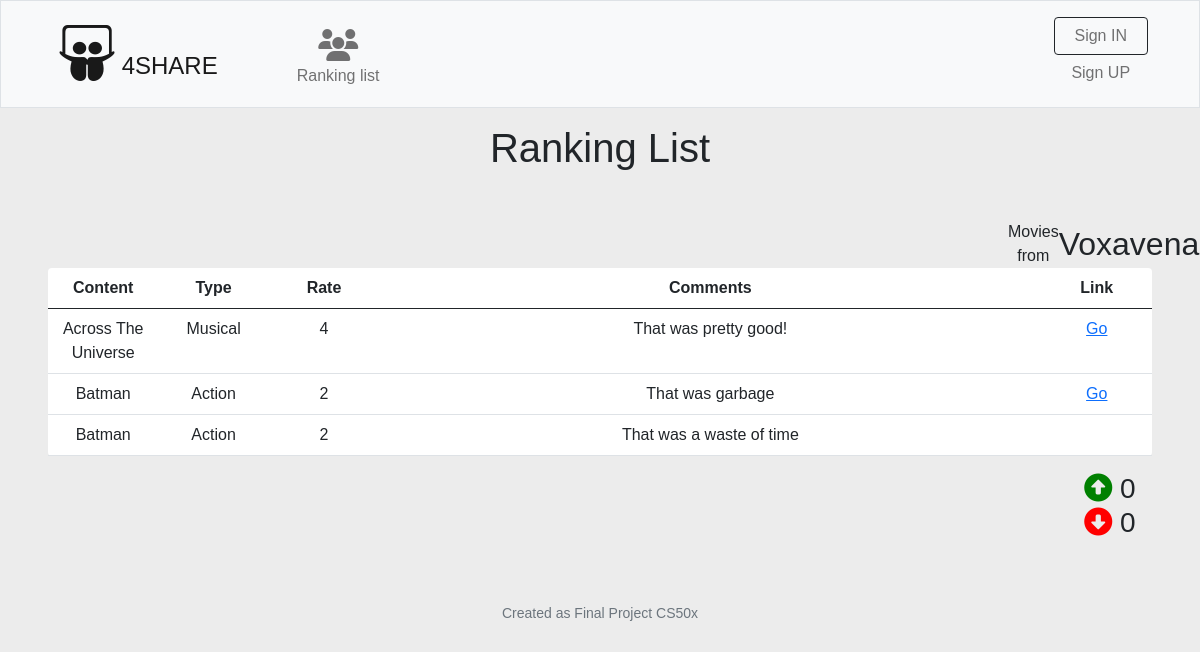
Page /ranking on the committed database.
### tables this page shows
CREATE TABLE users (id INTEGER PRIMARY KEY AUTOINCREMENT NOT NULL, user TEXT NOT NULL, hash TEXT NOT NULL);

CREATE TABLE data_user (id_user, id_table INTEGER PRIMARY KEY AUTOINCREMENT NOT NULL, table_name TEXT NOT NULL, content TEXT NOT NULL, type TEXT, rate INTEGER, comment TEXT, link TEXT, bool_ranking INTEGER DEFAULT 0, FOREIGN KEY(id_user) REFERENCES users(id));

### app.py (the view)
@app.route("/ranking")
def ranking():
    diff_tables = db.execute("SELECT DISTINCT table_name FROM data_user WHERE bool_ranking = 1")
    data_list = []
    for row in diff_tables:
        data_table = db.execute("SELECT * FROM data_user WHERE table_name = ?", row["table_name"])
        data_user = db.execute("SELECT * FROM users WHERE id = ?", data_table[0]["id_user"])
        if not db.execute("SELECT * FROM vote_table WHERE id_owner = ? AND table_name = ?", data_table[0]["id_user"], data_table[0]["table_name"]):
            data_vote = [{"upvote": 0, "downvote": 0}]
        else:
            data_vote =  db.execute("SELECT * FROM vote_table WHERE id_owner = ? AND table_name = ?", data_table[0]["id_user"], data_table[0]["table_name"])
        data_dictionary = {"table_data": data_table,
                            "title": row["table_name"],
                            "owner": data_user[0]["user"],
                            "id": data_user[0]["id"],
                            "upvote": data_vote[0]["upvote"],
                            "downvote": data_vote[0]["downvote"]}
        data_list.append(data_dictionary)
    return render_template("ranking.html", data=data_list)

### app.py (called while the page is built)
@app.after_request
def after_request(response):
    response.headers["Cache-Control"] = "no-cache, no-store, must-revalidate"
    response.headers["Expires"] = 0
    response.headers["Pragma"] = "no-cache"
    return response

### templates/ranking.html (shortened to what this page needs)
{% extends "layout.html" %}
{% block main %}
<h1>Ranking List</h1>
    {% if data %}
    {% for module in data %}
    <div class="d-flex mt-5" style="margin-left: 80vw;"><span class="titleR">{{ module["title"] | capitalize }} from </span><span class="nameR">{{ module["owner"] | capitalize }}</span></div>
    <div class="content">
        <table class="table rounded">
            <thead>
                <tr>
                    <th scope="col" class="col-1">Content</th>
                    <th scope="col" class="col-1">Type</th>
                    <th scope="col" class="col-1">Rate</th>
                    <th scope="col" class="col-6">Comments</th>
                    <th scope="col" class="col-1">Link</th>
                </tr>
            </thead>
            <tbody>
                {% for row in module["table_data"] %}
                <tr>
                    <td class="align-top">{{ row.content | title }}</td>
                    <td class="align-top">{{ row.type | title }}</td>
                    <td class="align-top">{{ row.rate }}</td>
                    <td class="align-top">{{ row.comment | capitalize }}</td>
                    <td class="align-top"><a target="_blank" href="{{ row.link }}">{% if row.link == "" %}{% else %}Go{% endif %}</a></td>
                </tr>
                {% endfor %}
            </tbody>
        </table>
        <div class="mt-1 mb-5" style="margin-left: 85vw;">
            <h3>
                <a href="/voteSystem?action=1&table_name={{ module['title'] }}&owner_id={{ module['id'] }}"><i class="fa-solid fa-circle-up" style="color:green;"></i></a>
                {{ module["upvote"] }}
                <a href="/voteSystem?action=-1&table_name={{ module['title'] }}&owner_id={{ module['id'] }}"><i class="fa-solid fa-circle-down" style="color:red;"></a></i> {{ module["downvote"] }}
            </h3>
        </div>
    </div>
    {% endfor %}
    {% endif %}
{% endblock %}

### templates/layout.html (shortened to what this page needs)
<!DOCTYPE html>
<html>
    <head lang="en">
        <link href="/static/styles.css" rel="stylesheet">
        <link href="https://cdn.jsdelivr.net/npm/bootstrap@5.0.2/dist/css/bootstrap.min.css" rel="stylesheet">
        <link rel="stylesheet" type="text/css" href="https://cdn.datatables.net/1.12.1/css/jquery.dataTables.css">
    </head>
    <body>
        <nav class="navbar bg-light navbar-light navbar-expand-md align-middle border">
            <div class="container-fluid" style="padding: 0 6px; margin-left: 52px; margin-right: 12px;">
                <a class="navbar-brand me-auto" href="/">
                    <div class="fs-4"><i class="fa-brands fa-slideshare" style="font-size: 3.5rem;"></i><span> 4SHARE</span></div></a>
                <div class="collapse navbar-collapse">
                    {% if session["user_id"] %}
                        <ul class="navbar-nav mt-2 mx-auto">
                            <li class="nav-item"><a href="/mylist" class="nav-link text-center"><i class="mx-auto fa-solid fa-user" style="font-size: 2rem;"></i><span class="d-block">My list</span></a></li>
                            <li class="nav-item"><a href="/ranking" class="nav-link text-center"><i class="fa-solid fa-users" style="font-size: 2rem;"></i><span class="d-block">Ranking list</span></a></li>
                        </ul>
                        <ul class="navbar-nav ms-auto mt-2">
                            <div class="btn-group dropstart">
                                <button class="btn btn-dark dropdown-toggle" type="button" onclick="myFunction()" id="dropbtn1" data-bs-toggle="dropdown" aria-expanded="false">
                                  Account
                                </button>
                                <ul class="dropdown-menu" id="mydrop1" aria-labelledby="dropdownMenuButton1">
                                  <li><a class="dropdown-item" href="/change">Change Password</a></li>
                                  <li><a class="dropdown-item" href="/logout">Log Out</a></li>
                                </ul>
                            </div>
                        </ul>
                        {% else %}
                        <ul class="navbar-nav me-auto col-3 mt-2 justify-content-center">
                            <li class="nav-item col-7"><a href="/ranking" class="nav-link text-center"><i class="fa-solid fa-users" style="font-size: 2rem;"></i><span class="d-block" >Ranking list</span></a></li>
                        </ul>
                        <ul class="navbar-nav my-2 col-2 ml-5 justify-content-center">
                            <div class="col-7">
                                <button type="button" class="sign btn btn-outline-light d-block col-12 border border-dark" id="signIN"><a style="padding: 0;" class="nav-link" href="/login" id="signITEXT">Sign IN</a></button>
                                <button type="button" class="sign sIn btn btn-outline-light d-block col-12 border-0" id ="signOUT"><a style="padding: 0;" class="nav-link" href="/register" id="signOTEXT">Sign UP</a></button>
                            </div>
                        </ul>
                        {% endif %}
                    </div>
            </div>
        </nav>
        <main class="container-fluid px-5 py-3 text-center">
            {% block main %}{% endblock %}
        </main>
        <footer class="mb-3 small text-center text-muted">
            Created as Final Project CS50x
        </footer>
    </body>
</html>

### static/styles.css (style rules this page uses)
:root { --bMainColor: #ececec; --colorErrorBack: #d0d0d0; --colorErrorBorder: #707070; --colorErrorLetter: black; }
* { font-family: cambria, arial; }
html, main, footer { background-color: var(--bMainColor); }
table { background-color: white; }
.titleR { font-size: 1rem; }
.nameR { font-size: 2rem; }

### rows in the picture
users: title "Movies", owner "Voxavena", upvote "0", downvote "0"
data_user: content "Across The Universe", type "Musical", rate "4", comment "That was pretty good!", shows "Go"
data_user: content "Batman", type "Action", rate "2", comment "That was garbage", shows "Go"
data_user: content "Batman", type "Action", rate "2", comment "That was a waste of time"
